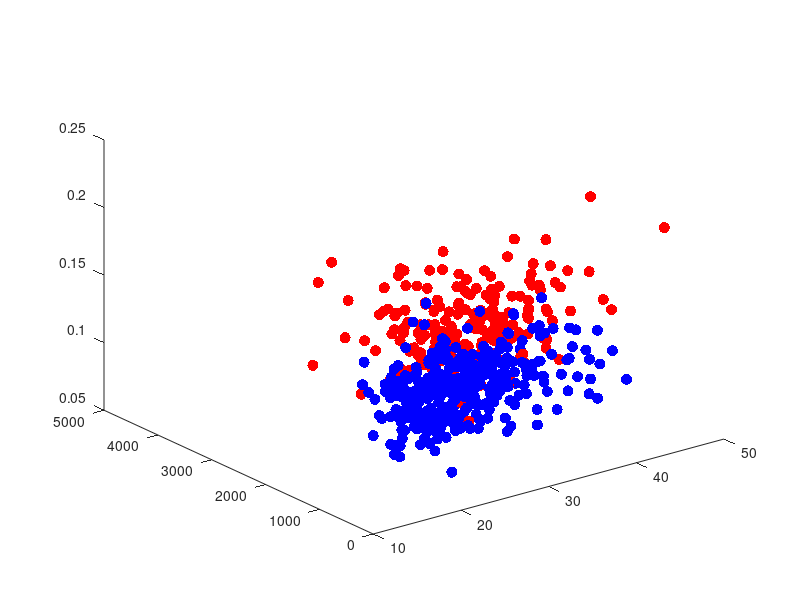

Write MATLAB code to recreate this figure. (Note: this script raises an error after producing the figure.)
% clear all;
load Data_CR3.mat

figure(3);clf;
plot3(Data_3D(Y_3D==0,1),Data_3D(Y_3D==0,2),Data_3D(Y_3D==0,3),'b.','MarkerSize',24);
hold on;
plot3(Data_3D(Y_3D==1,1),Data_3D(Y_3D==1,2),Data_3D(Y_3D==1,3),'r.','MarkerSize',24);
hold on;
bL3 = LinFit(Data_3D,Y_3D);
xm = (1-.1*sign(min(Data_3D(:,1))))*min(Data_3D(:,1));
xM = (1+.1*sign(max(Data_3D(:,1))))*max(Data_3D(:,1));
ym = (1-.1*sign(min(Data_3D(:,2))))*min(Data_3D(:,2));
yM = (1+.1*sign(max(Data_3D(:,2))))*max(Data_3D(:,2));
[xx,yy] = meshgrid(linspace(xm,xM,101),linspace(ym, yM, 101));
zz = -(bL3(2)*xx+bL3(3)*yy+bL3(1)-0.5)/bL3(4);
zz1 = -(bL3(2)*xx+bL3(3)*yy+bL3(1)-0.99)/bL3(4);
h = surf(xx,yy,zz);
h = surf(xx,yy,zz1);
shading interp
axis off
%plot3(Classify_Data3D(:,1),Classify_Data3D(:,2),Classify_Data3D(:,3),'kx','MarkerSize',24);
zlim([0.05 .2])

%bL3(3) = 1;

LFit = [];
for i=1:10 
    class = bL3(1);
    for j = 1:3
        class = class + Classify_Data3D(i,j)*bL3(j+1);
    end
    if class > 0.99
        LFit = [LFit, 1];
    else
        LFit = [LFit, 0];
    end
end

LFit

L1Fit = 0;

for i=1:559
    class = bN3(1);
    for j = 1:3
        class = class + Data_3D(i,j)*bL3(j+1);
    end
    if class > 0.99 && Y_3D(i) == 1
        L1Fit=L1Fit+1;
    elseif class < 0.99 && Y_3D(i) == 0
        L1Fit=L1Fit+1;
    end
end

L1Fit


plot3(Classify_Data3D(LFit==0,1),Classify_Data3D(LFit==0,2),Classify_Data3D(LFit==0,3),'cyan.','MarkerSize',24);
hold on;
plot3(Classify_Data3D(LFit==1,1),Classify_Data3D(LFit==1,2),Classify_Data3D(LFit==1,3),'magenta.','MarkerSize',24);
hold on;

figure(4);clf;
plot3(Data_3D(Y_3D==0,1),Data_3D(Y_3D==0,2),Data_3D(Y_3D==0,3),'b.','MarkerSize',24);
hold on;
plot3(Data_3D(Y_3D==1,1),Data_3D(Y_3D==1,2),Data_3D(Y_3D==1,3),'r.','MarkerSize',24);
hold on;
bN3 = NonLinFit(Data_3D,Y_3D);
zz = -(bN3(2)*xx+bN3(3)*yy+bN3(1))/bN3(4);
zz1 = (log(1/99)-bN3(2)*xx-bN3(3)*yy-bN3(1))/bN3(4);
h = surf(xx,yy,zz);
h1 = surf(xx,yy,zz1);
shading interp
axis off
zlim([0.05 .2])

%bN3(3) = 1;

NFit = [];
for i=1:10 
    class = bN3(1);
    for j = 1:3
        class = class + Classify_Data3D(i,j)*bN3(j+1);
    end
    class = 1/(1+exp(class));
    if class > 0.99
        NFit = [NFit, 1];
    else
        NFit = [NFit, 0];
    end
end

NFit

N1Fit = 0;

for i=1:559
    class = bN3(1);
    for j = 1:3
        class = class + Data_3D(i,j)*bN3(j+1);
    end
    class = 1/(1+exp(class));
    if class > 0.99 && Y_3D(i) == 1
        N1Fit=N1Fit+1;
    elseif class < 0.99 && Y_3D(i) == 0
        N1Fit=N1Fit+1;
    end
end

N1Fit

%plot3(Classify_Data3D(:,1),Classify_Data3D(:,2),Classify_Data3D(:,3),'kx','MarkerSize',24);
plot3(Classify_Data3D(NFit==0,1),Classify_Data3D(NFit==0,2),Classify_Data3D(NFit==0,3),'cyan.','MarkerSize',24);
hold on;
plot3(Classify_Data3D(NFit==1,1),Classify_Data3D(NFit==1,2),Classify_Data3D(NFit==1,3),'magenta.','MarkerSize',24);
